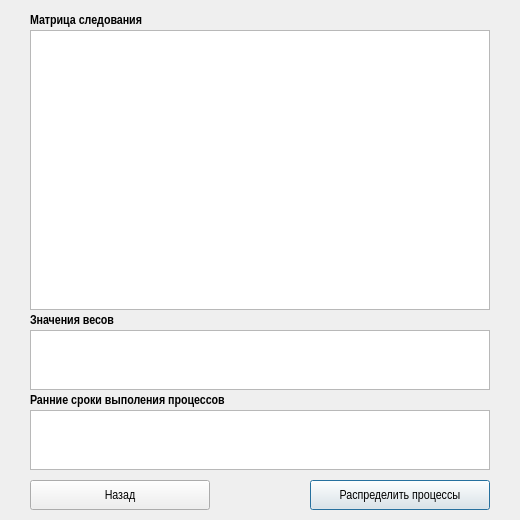
<?xml version="1.0" encoding="UTF-8"?>
<ui version="4.0">
 <class>MatrixWindow</class>
 <widget class="QDialog" name="MatrixWindow">
  <property name="geometry">
   <rect>
    <x>0</x>
    <y>0</y>
    <width>520</width>
    <height>520</height>
   </rect>
  </property>
  <property name="minimumSize">
   <size>
    <width>520</width>
    <height>520</height>
   </size>
  </property>
  <property name="windowTitle">
   <string>Dialog</string>
  </property>
  <property name="styleSheet">
   <string notr="true">border-color: rgb(221, 162, 255);</string>
  </property>
  <widget class="QTableWidget" name="matrixTable">
   <property name="geometry">
    <rect>
     <x>30</x>
     <y>30</y>
     <width>460</width>
     <height>280</height>
    </rect>
   </property>
   <property name="sizePolicy">
    <sizepolicy hsizetype="Maximum" vsizetype="Maximum">
     <horstretch>0</horstretch>
     <verstretch>0</verstretch>
    </sizepolicy>
   </property>
   <property name="font">
    <font>
     <family>Arial Narrow</family>
     <pointsize>10</pointsize>
     <weight>50</weight>
     <bold>false</bold>
    </font>
   </property>
   <property name="editTriggers">
    <set>QAbstractItemView::NoEditTriggers</set>
   </property>
   <attribute name="horizontalHeaderDefaultSectionSize">
    <number>30</number>
   </attribute>
   <attribute name="horizontalHeaderMinimumSectionSize">
    <number>20</number>
   </attribute>
   <attribute name="verticalHeaderDefaultSectionSize">
    <number>20</number>
   </attribute>
   <attribute name="verticalHeaderMinimumSectionSize">
    <number>20</number>
   </attribute>
   <attribute name="verticalHeaderDefaultSectionSize">
    <number>20</number>
   </attribute>
   <attribute name="horizontalHeaderMinimumSectionSize">
    <number>20</number>
   </attribute>
   <attribute name="verticalHeaderMinimumSectionSize">
    <number>20</number>
   </attribute>
   <attribute name="horizontalHeaderDefaultSectionSize">
    <number>30</number>
   </attribute>
  </widget>
  <widget class="QTableWidget" name="valueTable">
   <property name="geometry">
    <rect>
     <x>30</x>
     <y>330</y>
     <width>460</width>
     <height>60</height>
    </rect>
   </property>
   <property name="font">
    <font>
     <family>Arial Narrow</family>
     <pointsize>10</pointsize>
     <weight>50</weight>
     <bold>false</bold>
    </font>
   </property>
   <property name="editTriggers">
    <set>QAbstractItemView::AnyKeyPressed|QAbstractItemView::DoubleClicked|QAbstractItemView::EditKeyPressed</set>
   </property>
   <attribute name="horizontalHeaderDefaultSectionSize">
    <number>30</number>
   </attribute>
   <attribute name="horizontalHeaderMinimumSectionSize">
    <number>20</number>
   </attribute>
   <attribute name="verticalHeaderVisible">
    <bool>false</bool>
   </attribute>
   <attribute name="verticalHeaderDefaultSectionSize">
    <number>20</number>
   </attribute>
   <attribute name="verticalHeaderMinimumSectionSize">
    <number>20</number>
   </attribute>
   <attribute name="verticalHeaderVisible">
    <bool>false</bool>
   </attribute>
   <attribute name="verticalHeaderDefaultSectionSize">
    <number>20</number>
   </attribute>
   <attribute name="horizontalHeaderMinimumSectionSize">
    <number>20</number>
   </attribute>
   <attribute name="verticalHeaderMinimumSectionSize">
    <number>20</number>
   </attribute>
   <attribute name="horizontalHeaderDefaultSectionSize">
    <number>30</number>
   </attribute>
  </widget>
  <widget class="QPushButton" name="manageProcess">
   <property name="geometry">
    <rect>
     <x>310</x>
     <y>480</y>
     <width>180</width>
     <height>30</height>
    </rect>
   </property>
   <property name="font">
    <font>
     <family>Arial Narrow</family>
     <pointsize>10</pointsize>
     <weight>50</weight>
     <bold>false</bold>
    </font>
   </property>
   <property name="text">
    <string>Распределить процессы</string>
   </property>
   <property name="icon">
    <iconset resource="resource.qrc">
     <normaloff>:/images/next.png</normaloff>:/images/next.png</iconset>
   </property>
   <property name="iconSize">
    <size>
     <width>24</width>
     <height>24</height>
    </size>
   </property>
  </widget>
  <widget class="QLabel" name="label">
   <property name="geometry">
    <rect>
     <x>30</x>
     <y>10</y>
     <width>121</width>
     <height>21</height>
    </rect>
   </property>
   <property name="font">
    <font>
     <family>Arial Narrow</family>
     <pointsize>10</pointsize>
     <weight>75</weight>
     <bold>true</bold>
    </font>
   </property>
   <property name="text">
    <string>Матрица следования</string>
   </property>
  </widget>
  <widget class="QLabel" name="label_2">
   <property name="geometry">
    <rect>
     <x>30</x>
     <y>310</y>
     <width>100</width>
     <height>20</height>
    </rect>
   </property>
   <property name="font">
    <font>
     <family>Arial Narrow</family>
     <pointsize>10</pointsize>
     <weight>75</weight>
     <bold>true</bold>
    </font>
   </property>
   <property name="text">
    <string>Значения весов</string>
   </property>
  </widget>
  <widget class="QLabel" name="label_3">
   <property name="geometry">
    <rect>
     <x>30</x>
     <y>390</y>
     <width>200</width>
     <height>20</height>
    </rect>
   </property>
   <property name="font">
    <font>
     <family>Arial Narrow</family>
     <pointsize>10</pointsize>
     <weight>75</weight>
     <bold>true</bold>
    </font>
   </property>
   <property name="text">
    <string>Ранние сроки выполения процессов</string>
   </property>
  </widget>
  <widget class="QTableWidget" name="timeTable">
   <property name="geometry">
    <rect>
     <x>30</x>
     <y>410</y>
     <width>460</width>
     <height>60</height>
    </rect>
   </property>
   <property name="font">
    <font>
     <family>Arial Narrow</family>
     <pointsize>10</pointsize>
     <weight>50</weight>
     <bold>false</bold>
    </font>
   </property>
   <property name="editTriggers">
    <set>QAbstractItemView::NoEditTriggers</set>
   </property>
   <attribute name="horizontalHeaderDefaultSectionSize">
    <number>30</number>
   </attribute>
   <attribute name="horizontalHeaderMinimumSectionSize">
    <number>20</number>
   </attribute>
   <attribute name="verticalHeaderVisible">
    <bool>false</bool>
   </attribute>
   <attribute name="verticalHeaderDefaultSectionSize">
    <number>20</number>
   </attribute>
   <attribute name="verticalHeaderMinimumSectionSize">
    <number>20</number>
   </attribute>
   <attribute name="verticalHeaderVisible">
    <bool>false</bool>
   </attribute>
   <attribute name="verticalHeaderDefaultSectionSize">
    <number>20</number>
   </attribute>
   <attribute name="horizontalHeaderMinimumSectionSize">
    <number>20</number>
   </attribute>
   <attribute name="verticalHeaderMinimumSectionSize">
    <number>20</number>
   </attribute>
   <attribute name="horizontalHeaderDefaultSectionSize">
    <number>30</number>
   </attribute>
  </widget>
  <widget class="QPushButton" name="backButton">
   <property name="geometry">
    <rect>
     <x>30</x>
     <y>480</y>
     <width>180</width>
     <height>30</height>
    </rect>
   </property>
   <property name="font">
    <font>
     <family>Arial Narrow</family>
     <pointsize>10</pointsize>
     <weight>50</weight>
     <bold>false</bold>
    </font>
   </property>
   <property name="text">
    <string>Назад</string>
   </property>
   <property name="icon">
    <iconset resource="resource.qrc">
     <normaloff>:/images/previous.png</normaloff>:/images/previous.png</iconset>
   </property>
   <property name="iconSize">
    <size>
     <width>24</width>
     <height>24</height>
    </size>
   </property>
  </widget>
 </widget>
 <resources>
  <include location="resource.qrc"/>
 </resources>
 <connections/>
</ui>
